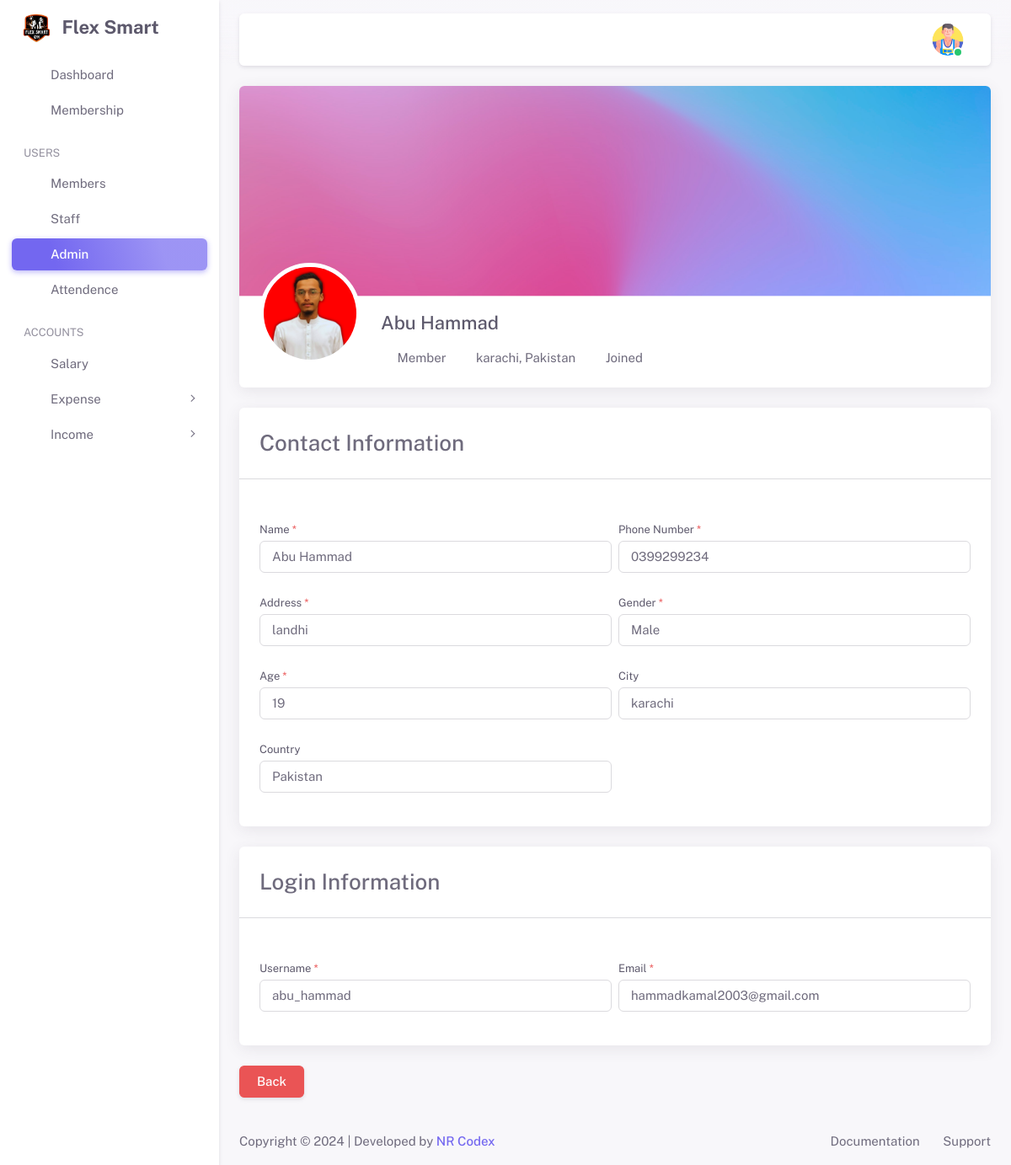
/admin/admin-view.php?view_admin=3 (signed in), run on the app's committed database.
### tables this page shows
CREATE TABLE `users_detail` (
  `users_detail_id` int(11) NOT NULL,
  `registration_num` int(11) DEFAULT NULL,
  `full_name` varchar(100) DEFAULT NULL,
  `Phone` varchar(50) DEFAULT NULL,
  `address` varchar(100) DEFAULT NULL,
  `gender` varchar(50) DEFAULT NULL,
  `age` int(11) DEFAULT NULL,
  `city` varchar(50) DEFAULT NULL,
  `country` varchar(50) DEFAULT NULL,
  `image` varchar(255) DEFAULT NULL,
  `membership_id` int(11) DEFAULT NULL,
  `admission_fees` varchar(50) DEFAULT NULL,
  `monthly_fees` varchar(50) DEFAULT NULL,
  `salary` varchar(100) DEFAULT NULL,
  `joining_date` varchar(50) DEFAULT NULL,
  `end_date` varchar(50) DEFAULT NULL,
  `start_timing` varchar(100) DEFAULT NULL,
  `end_timing` varchar(100) DEFAULT NULL,
  `login_time` datetime DEFAULT NULL,
  `logout_time` datetime DEFAULT NULL,
  `created_by` varchar(100) DEFAULT NULL,
  `created_date` varchar(100) DEFAULT NULL,
  `updated_by` varchar(100) DEFAULT NULL,
  `updated_date` varchar(100) DEFAULT NULL
);

CREATE TABLE `users` (
  `user_id` int(11) NOT NULL,
  `username` varchar(100) DEFAULT NULL,
  `email` varchar(100) DEFAULT NULL,
  `password` varchar(255) DEFAULT NULL,
  `role_id` int(11) DEFAULT NULL,
  `token` varchar(255) DEFAULT NULL,
  `status` varchar(50) DEFAULT NULL,
  `users_detail_id` int(11) DEFAULT NULL,
  `created_by` varchar(100) DEFAULT NULL,
  `created_date` varchar(100) DEFAULT NULL,
  `updated_by` varchar(100) DEFAULT NULL,
  `updated_date` varchar(100) DEFAULT NULL
);

CREATE TABLE `role` (
  `role_id` int(11) NOT NULL,
  `name` varchar(50) DEFAULT NULL,
  `status` varchar(50) DEFAULT NULL
);

### admin/admin-view.php (the view, shortened to what this page needs)
<?php
include_once('../includes/functions.php');
include_once('inc/header.php');
include_once('inc/sidebar.php');
include_once('inc/navbar.php');
if (isset($_GET['view_admin'])) {
    $edit_id = mysqli_real_escape_string($conn, $_GET['view_admin']);
    $select_query = mysqli_query($conn, "SELECT users.user_id, users.username, users.email, users.password,
    users_detail.users_detail_id, users_detail.full_name, users_detail.Phone, users_detail.address, users_detail.gender,
    users_detail.age, users_detail.city, users_detail.country, users_detail.image, users_detail.created_date,
    role.role_id, role.name
    FROM users
    INNER JOIN users_detail ON users_detail.users_detail_id = users.users_detail_id
    LEFT JOIN role ON role.role_id = users.role_id
    WHERE users.user_id = '$edit_id';
    ");
    $check = mysqli_num_rows($select_query);
    if ($check > 0) {
        $fetch_admin = mysqli_fetch_assoc($select_query);
?>
        <div class="container-xxl flex-grow-1 container-p-y">
            <div class="row">
                <div class="col-12">
                    <div class="card mb-4">
                        <div class="user-profile-header-banner">
                            <img src="../assets/img/pages/profile-banner.png" alt="Banner image" class="rounded-top">
                        </div>
                        <div class="user-profile-header d-flex flex-column flex-sm-row text-sm-start text-center mb-4">
                            <div class="flex-shrink-0 mt-n2 mx-sm-0 mx-auto">
                                <img src="../media/images/<?= $fetch_admin['image'] ?>" alt="user image" class="d-block h-auto ms-0 ms-sm-4 rounded-circle user-profile-img">
                            </div>
                            <div class="flex-grow-1 mt-3 mt-sm-5">
                                <div class="d-flex align-items-md-end align-items-sm-start align-items-center justify-content-md-between justify-content-start mx-4 flex-md-row flex-column gap-4">
                                    <div class="user-profile-info">
                                        <h4><?= $fetch_admin['full_name'] ?></h4>
                                        <ul class="list-inline mb-0 d-flex align-items-center flex-wrap justify-content-sm-start justify-content-center gap-2">
                                            <li class="list-inline-item d-flex gap-1">
                                                <i class='ti ti-user'></i> <?= $fetch_admin['name'] ?>
                                            </li>
                                            <li class="list-inline-item d-flex gap-1">
                                                <i class='ti ti-map-pin'></i> <?= $fetch_admin['city'] . ', ' . $fetch_admin['country'] ?>
                                            </li>
                                            <li class="list-inline-item d-flex gap-1">
                                                <i class='ti ti-calendar'></i> Joined <?= $fetch_admin['created_date'] ?>
                                            </li>
                                        </ul>
                                    </div>
                                </div>
                            </div>
                        </div>
                    </div>
                </div>
            </div>
            <div class="row">
                <form action="all-db-code.php" method="POST" id="adminForm" enctype="multipart/form-data">
                    <div class="col-lg-12">
                        <div class="card mb-4">
                            <h3 class="card-header">
                                Contact Information
                            </h3>
                            <hr class="my-4 mt-0">
                            <div class="card-body">
                                <div class="row g-2">
                                    <div class="col-md-6 col-12 mb-3">
                                        <label for="" class="form-label">Name
                                            <span class="text-danger">*</span>
                                        </label>
                                        <input class="form-control" readonly type="text" placeholder="Name" id="full_name" name="full_name" value="<?= $fetch_admin['full_name']; ?>" />
                                    </div>
                                    <div class="col-md-6 col-12 mb-3">
                                        <label for="phone_no" class="form-label">Phone Number
                                            <span class="text-danger">*</span>
                                        </label>
                                        <input type="text" id="phone_no" readonly name="phone_no" class="form-control" placeholder="Phone Number" value="<?= $fetch_admin['Phone']; ?>">
                                    </div>
                                    <div class="col-md-6 col-12 mb-3">
                                        <label for="address" class="form-label">Address
                                            <span class="text-danger">*</span>
                                        </label>
                                        <input type="text" id="address" readonly name="address" placeholder="Address" class="form-control" value="<?= $fetch_admin['address']; ?>">
                                    </div>
                                    <div class="col-md-6 col-12 mb-3">
                                        <label for="gender" class="form-label">Gender
                                            <span class="text-danger">*</span>
                                        </label>
                                        <div class="input-group">
                                            <select id="gender" name="gender" readonly class="form-control">
                                                <option value="<?= $fetch_admin['gender']; ?>"><?= $fetch_admin['gender']; ?></option>
                                            </select>
                                        </div>
                                    </div>
                                    <div class="col-md-6 col-12 mb-3">
                                        <label for="age" class="form-label">Age
                                            <span class="text-danger">*</span>
                                        </label>
                                        <input type="text" id="age" name="age" readonly placeholder="Age" class="form-control" value="<?= $fetch_admin['age']; ?>">
                                    </div>
                                    <div class="col-md-6 col-12 mb-3">
                                        <label for="city" class="form-label">City</label>
                                        <input type="text" id="city" name="city" readonly placeholder="City" class="form-control" value="<?= $fetch_admin['city']; ?>">
                                    </div>
                                    <div class="col-md-6 col-12 mb-3">
                                        <label for="country" class="form-label">Country</label>
                                        <input type="text" id="country" readonly name="country" placeholder="Country" class="form-control" value="<?= $fetch_admin['country']; ?>">
                                    </div>
                                </div>
                            </div>
                        </div>
                    </div>
                    <div class="col-lg-12">
                        <div class="card mb-4">
                            <h3 class="card-header">
                                Login Information
                            </h3>
                            <hr class="my-4 mt-0">
                            <div class="card-body">
                                <div class="row g-2">
                                    <div class="col-md-6 col-12 mb-3">
                                        <label for="username" class="form-label">Username
                                            <span class="text-danger">*</span>
                                        </label>
                                        <input type="text" id="username" readonly name="username" placeholder="Username" class="form-control" value="<?= $fetch_admin['username']; ?>">
                                    </div>
                                    <div class="col-md-6 col-12 mb-3">
                                        <label for="email" class="form-label">Email
                                            <span class="text-danger">*</span>
                                        </label>
                                        <input type="email" id="email" name="email" readonly placeholder="abc@example.com" class="form-control" value="<?= $fetch_admin['email']; ?>">
                                    </div>
                                </div>
                            </div>
                        </div>
                    </div>
                </form>
            </div>
            <div class="row">
                <div class="col-12 btm-group">
                    <a type="button" href="admin-details" class="btn btn-danger text-white">Back</a>
                </div>
            </div>
        </div>
<?php
    }
}
?>
<?php
include_once('inc/footer.php');
?>

### admin/inc/navbar.php (shortened to what this page needs)
<?php
include_once('../includes/config.php');
$user_select = "SELECT users_detail.full_name, users_detail.image, role.name as role
FROM users
INNER JOIN users_detail ON users_detail.users_detail_id = users.users_detail_id
LEFT JOIN role ON role.role_id = users.role_id
WHERE users.user_id = '{$_SESSION['UID']}'
";
$result = mysqli_query($conn, $user_select);
while ($row = mysqli_fetch_assoc($result)) {
?>
    <div class="layout-page">
        <nav class="layout-navbar container-xxl navbar navbar-expand-xl navbar-detached align-items-center bg-navbar-theme" id="layout-navbar">
            <div class="navbar-nav-right d-flex align-items-center" id="navbar-collapse">
                <ul class="navbar-nav flex-row align-items-center ms-auto">
                    <li class="nav-item navbar-dropdown dropdown-user dropdown">
                        <a class="nav-link dropdown-toggle hide-arrow" href="javascript:void(0);" data-bs-toggle="dropdown">
                            <div class="avatar avatar-online">
                                <img src="<?php if (empty($row['image'])) {
                                                echo "../media/images/admin-profile.png";
                                            } else {
                                                echo '../media/images/' . $row['image'];
                                            } ?>" alt class="h-auto rounded-circle">
                            </div>
                        </a>
                    </li>
                </ul>
            </div>
        </nav>
    <?php
}
    ?>
    <div class="content-wrapper">

### assets/css/demo.css (style rules this page uses)
.layout-navbar-fixed .layout-wrapper:not(.layout-without-menu) .layout-page { padding-top: 64px !important; }
.layout-navbar-fixed .layout-wrapper:not(.layout-horizontal):not(.layout-without-menu) .layout-page { padding-top: 78px !important; }

### data on the page
users_detail: image (picture)
users: users_detail.image (picture), users_detail.full_name "Abu Hammad", role.name "Member", users_detail.city "karachi", users_detail.country "Pakistan", full_name "Abu Hammad", phone_no "0399299234", address "landhi", gender "Male", age "19", city "karachi", country "Pakistan", username "abu_hammad", email "hammadkamal2003@gmail.com"
